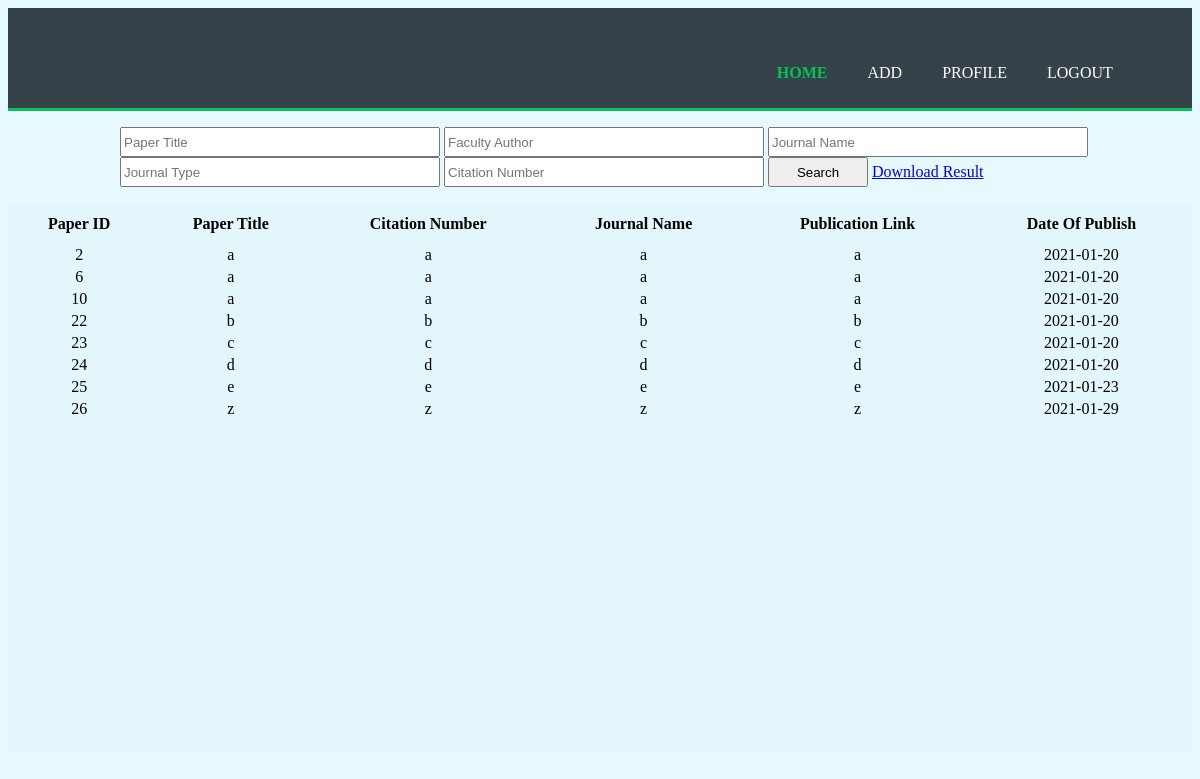
The app's page /home (signed in) with its own data.
### tables this page shows
CREATE TABLE "Publications" (
	"PaperID"	INTEGER NOT NULL PRIMARY KEY AUTOINCREMENT,
	"PaperTitle"	TEXT,
	"At"	TEXT,
	"FacultyAuthor"	TEXT,
	"StudentAuthor"	TEXT,
	"Abstract"	BLOB,
	"PublishedIn"	TEXT,
	"Level"	BLOB DEFAULT 'National',
	"DateOfPublication"	TEXT,
	"PublicationIndex"	TEXT,
	"ISSN_ISBN"	TEXT,
	"DOI"	TEXT,
	"PublicationLink"	TEXT,
	"UploadLink"	TEXT,
	"CertificateLink"	TEXT,
	"ImpactFactorOfPublication"	TEXT,
	"Cited"	BLOB DEFAULT 'No',
	"CitationNumber"	TEXT DEFAULT 'NA',
	"HIndex"	TEXT,
	"FinancialAssistance"	BLOB DEFAULT 'No',
	"Amount"	TEXT DEFAULT 0,
	"UserName"	TEXT
);

### main.py (the view, shortened to what this page needs)
@app.route('/home', methods=['POST', 'GET'])
def home():
    connection = sqlite3.connect(currentDirectory + db)
    cursor = connection.cursor()
    query1 = '''SELECT PaperID, PaperTitle, CitationNumber, PublishedIn, PublicationLink, DateOfPublication FROM Publications WHERE UserName="{name}"'''.format(name=g.user)
    result = cursor.execute(query1).fetchall()
    global s_result
    s_result = result
    if g.user:
        print(result)
        row = len(result)
        search_message = ""
        return render_template('home.html', user=g.user, result=result, row=row, search_message=search_message)
    return redirect(url_for('index'))

### main.py (called while the page is built)
@app.before_request
def beforeRequest():
    g.user = None
    if 'user' in session:
        g.user = session['user']

### templates/home.html (shortened to what this page needs)
<html>
<head>
</head>
<body>
	<header>
        <div class="container">
            <nav>
                <ul>
                    <li class="current"><a href="{{url_for('home')}}">Home</a></li>
                    <li><a href="{{url_for('addPublication')}}">Add</a></li>
					<li><a href="{{url_for('facultyDetails')}}">Profile</a></li>
					<li onclick="window.location='http://localhost:5000/dropSession'" type="submit"><a>Logout</a></li>
                </ul>
            </nav>
        </div>
    </header>
		<div class="main">
			<p >
				<form method="post" action="/home" class = "search">
					<input type="text" placeholder="Paper Title" name="search_paperTitle" value="">
					<input type="text" placeholder="Faculty Author" name="search_facultyAuthor" value="">
					<input type="text" placeholder="Journal Name" name="search_journalName" value="">
					<input type="text" placeholder="Journal Type" name="search_journalType" value="">
					<input type="text" placeholder="Citation Number" name="search_citationNumber" value="">
					<input type = "submit" class="search_button" value="Search" name="search_button">
					<a href="{{url_for('.download')}}">Download Result</a>
				</form>
			</p>
		</div>
		<div class="display_body" name="display_body">
			<table class="table">
				<tr>
					<th> Paper ID </th>
					<th> Paper Title </th>
					<th> Citation Number </th>
					<th> Journal Name </th>
					<th> Publication Link </th>
					<th>  Date Of Publish</th>
				</tr>
				{%for i in range(row)%}
					<tr>
						<td> {{result[i][0]}} </td>
						<td> {{result[i][1]}} </td>
						<td> {{result[i][2]}} </td>
						<td> {{result[i][3]}} </td>
						<td> {{result[i][4]}} </td>
						<td> {{result[i][5]}} </td>
					</tr>
				{%endfor%}
			</table>
		</div>
</body>
</html>

### templates/home.html (style rules this page uses)
input { height: 30px; width: 20rem; display: inline; }
.search_button { width: 100px; }
.search { margin: 20px 40% 20px 40%ss; margin-left: 7rem; //padding: 10px; }
.container { width:90%; margin: auto; overflow: auto; }
header { background: #35424a; color: #ffffff; padding-top: 30px; min-height: 70px; border-bottom: #06c258 3px solid; }
header a { color: #ffffff; text-decoration: none; text-transform: uppercase; font-size: 16px; }
header li { float: left; display: inline; padding: 0 20px 0 20px; }
header nav { float: right; margin-top: 10px; }
header .highlight, header .current a { color: #06c258; font-weight: bold; }
body { background-color: rgba(0, 205, 255, 0.1); }
.table { width: 100%; }
th, tr { padding: 10px; }
td { text-align: center; }

### records on screen
Publications: PaperID "2", PaperTitle "a", CitationNumber "a", PublishedIn "a", PublicationLink "a", DateOfPublication "2021-01-20"
Publications: PaperID "6", PaperTitle "a", CitationNumber "a", PublishedIn "a", PublicationLink "a", DateOfPublication "2021-01-20"
Publications: PaperID "10", PaperTitle "a", CitationNumber "a", PublishedIn "a", PublicationLink "a", DateOfPublication "2021-01-20"
Publications: PaperID "22", PaperTitle "b", CitationNumber "b", PublishedIn "b", PublicationLink "b", DateOfPublication "2021-01-20"
Publications: PaperID "23", PaperTitle "c", CitationNumber "c", PublishedIn "c", PublicationLink "c", DateOfPublication "2021-01-20"
Publications: PaperID "24", PaperTitle "d", CitationNumber "d", PublishedIn "d", PublicationLink "d", DateOfPublication "2021-01-20"
Publications: PaperID "25", PaperTitle "e", CitationNumber "e", PublishedIn "e", PublicationLink "e", DateOfPublication "2021-01-23"
Publications: PaperID "26", PaperTitle "z", CitationNumber "z", PublishedIn "z", PublicationLink "z", DateOfPublication "2021-01-29"
